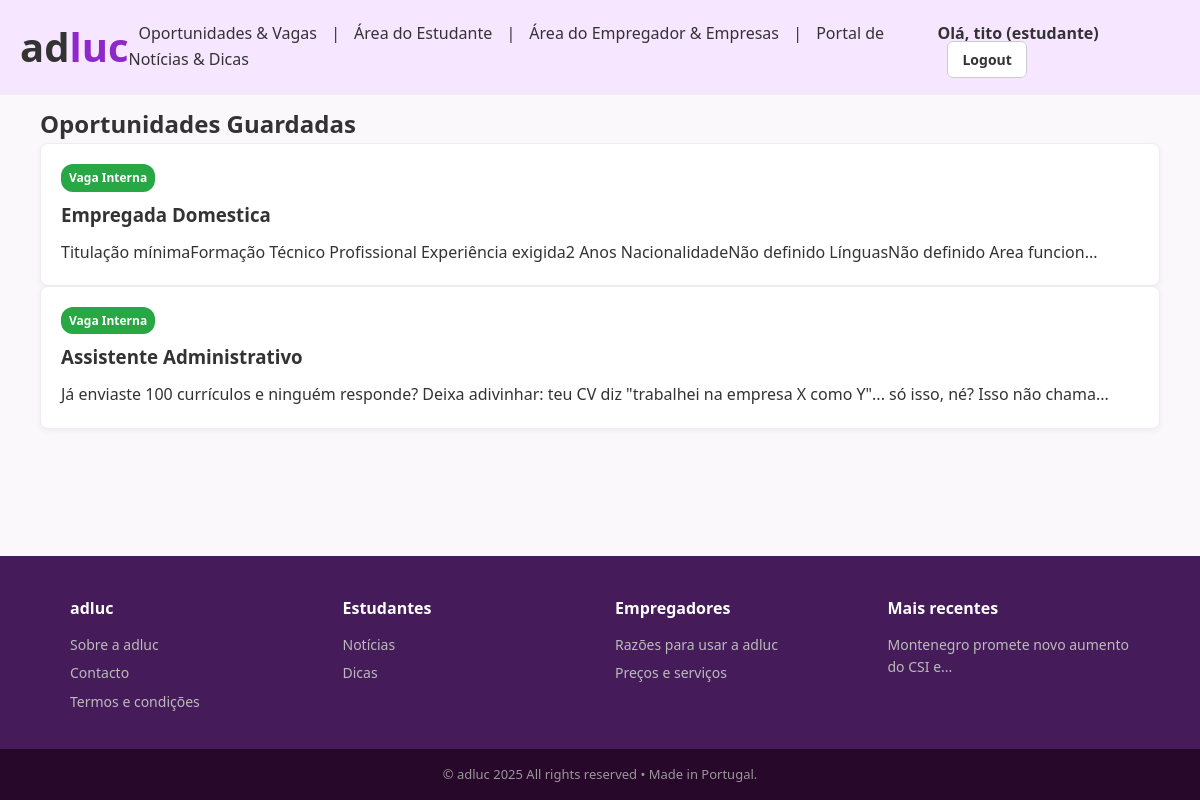
Screenshot of /favoritos (signed in) with the database file from the repository.
### modelos/modelos.py (models this page shows)
class Favorito(db.Model):
    __tablename__ = "favoritos"
    id = db.Column(db.Integer, primary_key=True)
    estudante_id = db.Column(db.Integer, db.ForeignKey("utilizadores.id"), nullable=False)
    vaga_id = db.Column(db.Integer, db.ForeignKey("vagas.id"), nullable=False)
    estudante = db.relationship("Utilizador", backref="favoritos", lazy=True)
    __table_args__ = (db.UniqueConstraint('estudante_id','vaga_id', name='uq_favorito_estudante_vaga'),)

class Vaga(db.Model):
    __tablename__ = "vagas"
    id = db.Column(db.Integer, primary_key=True)
    titulo = db.Column(db.String(200), nullable=False)
    categoria = db.Column(db.String(200), nullable=True)
    descricao = db.Column(db.Text, nullable=False)
    cidade = db.Column(db.String(100), nullable=True)
    horario = db.Column(db.String(50), nullable=True)
    tipo = db.Column(db.String(50), nullable=True)
    externa = db.Column(db.Boolean, default=False, nullable=False)
    link_externo = db.Column(db.String(500), nullable=True)
    imagem_externa = db.Column(db.String(500), nullable=True)   # ✅ novo campo
    empresa_id = db.Column(db.Integer, db.ForeignKey("utilizadores.id"), nullable=True)
    empresa = db.relationship("Utilizador", backref="vagas", lazy=True)
    candidaturas = db.relationship("Candidatura", backref="vaga", cascade="all, delete-orphan")
    favoritos = db.relationship("Favorito", backref="vaga", cascade="all, delete-orphan")

class Publicacao(db.Model):
    __tablename__ = "publicacoes"
    id = db.Column(db.Integer, primary_key=True)
    titulo = db.Column(db.String(200), nullable=False)
    autor_id = db.Column(db.Integer, db.ForeignKey("utilizadores.id"), nullable=False)
    autor = db.relationship("Utilizador", backref="publicacoes", lazy=True)
    data_hora = db.Column(db.DateTime, default=datetime.utcnow)
    foto = db.Column(db.String(200), nullable=True)
    conteudo = db.Column(db.Text, nullable=False)
    tipo = db.Column(db.String(20), default="noticia")  # noticia ou dica

### app.py (the view)
@app.route("/favoritos", endpoint="pagina_favoritos")
def pagina_favoritos():
    if session.get("tipo")!="estudante": return redirect(url_for("login"))
    favoritos=(Favorito.query.filter_by(estudante_id=session["utilizador_id"])
               .join(Vaga, Favorito.vaga_id==Vaga.id).order_by(Favorito.id.desc()).all())
    return render_template("favoritos.html", favoritos=favoritos)

### app.py (called while the page is built)
@app.context_processor
def inject_publicacoes_recentes():
    from modelos.modelos import Publicacao
    recentes = Publicacao.query.order_by(Publicacao.data_hora.desc()).limit(3).all()
    return dict(publicacoes_recentes=recentes)

### templates/favoritos.html (shortened to what this page needs)
{% extends "base.html" %}
{% block conteudo %}
<h2>Oportunidades Guardadas</h2>
<section class="vagas-lista">
  {% for fav in favoritos %}
    <a
      href="{% if fav.vaga.externa %}{{ fav.vaga.link_externo }}{% else %}{{ url_for('detalhes_vaga', vaga_id=fav.vaga.id) }}{% endif %}"
      class="card vaga-card card-link"
    >
      <div class="linha-topo">
        <span class="badge {% if fav.vaga.externa %}badge-azul{% else %}badge-verde{% endif %}">
          {% if fav.vaga.externa %}Vaga Externa{% else %}Vaga Interna{% endif %}
        </span>
      </div>
      <h3>{{ fav.vaga.titulo }}</h3>
      <p>{{ fav.vaga.descricao[:140] }}...</p>
    </a>
  {% else %}
    <p>Não tens vagas guardadas.</p>
  {% endfor %}
</section>
{% endblock %}

### templates/base.html (shortened to what this page needs)
<!DOCTYPE html>
<html lang="pt">
<head>
  <link rel="stylesheet" href="{{ url_for('static', filename='css/style.css') }}">
</head>
<body class="light">
<header class="site-header">
  <div class="logo">
      <a href="{{ url_for('pagina_inicial') }}" style="text-decoration: none; color:inherit;">
        <span class="logo-ad">ad</span><span class="logo-luc">luc</span>
      </a>
  </div>
<nav class="nav-links" id="nav-menu">
    <a href="{{ url_for('pagina_vagas') }}">Oportunidades & Vagas</a>
    <span> | </span>
    <a href="{{ url_for('pagina_estudante') if session.get('tipo') == 'estudante' else '#' }}">Área do Estudante</a>
    <span> | </span>
    <a href="{{ url_for('pagina_empresa') if session.get('tipo') == 'empresa' else '#' }}">Área do Empregador & Empresas</a>
     <span> | </span>
    <a href="{{ url_for('pagina_conteudos') }}">Portal de Notícias & Dicas</a>
</nav>
  <div class="nav-buttons">
    {% if session.get('utilizador_id') %}
      <span class="user-info">Olá, {{ session.get('nome') }} ({{ session.get('tipo') }})</span>
      <a href="{{ url_for('logout') }}" class="btn btn-outline">Logout</a>
    {% else %}
      <a href="{{ url_for('login') }}" class="btn btn-outline">Iniciar sessão</a>
      <a href="{{ url_for('registo') }}" class="btn btn-azul">Criar conta</a>
    {% endif %}
  </div>
</header>
<main>
  {% block conteudo %}{% endblock %}
</main>
<footer class="site-footer">
  <div class="footer-columns">
    <div class="footer-col">
      <h3 class="footer-logo">adluc</h3>
      <a href="#">Sobre a adluc</a>
      <a href="#">Contacto</a>
      <a href="#">Termos e condições</a>
    </div>
    <div class="footer-col">
      <h3>Estudantes</h3>
      <a href="{{ url_for('pagina_noticias') }}">Notícias</a>
      <a href="{{ url_for('pagina_dicas') }}">Dicas</a>
    </div>
    <div class="footer-col">
      <h3>Empregadores</h3>
      <a href="#">Razões para usar a adluc</a>
      <a href="#">Preços e serviços</a>
    </div>
    <div class="footer-col">
      <h3>Mais recentes</h3>
      {% for pub in publicacoes_recentes %}
        <a href="{{ url_for('detalhe_publicacao', pub_id=pub.id) }}">
          {{ pub.titulo[:40] }}...
        </a>
      {% else %}
        <p style="color:#bbb;font-size:14px;">Sem publicações</p>
      {% endfor %}
    </div>
  </div>
  <div class="footer-bottom">
    © adluc 2025 All rights reserved • Made in Portugal.
  </div>
</footer>
</body>
</html>

### static/css/style.css (style rules this page uses)
html, body { height: 100%; display: flex; flex-direction: column; background: #fbf8fb; }
main { flex: 1; padding: 10px 40px; }
* { margin:0;padding:0;box-sizing:border-box; }
body { font-family:'Segoe UI',Arial,sans-serif;background:#fbf8fb;color:#333;line-height:1.6; }
.site-header { display:flex;justify-content:space-between;align-items:center;padding:15px 20px;background:#f7e6ff;border-bottom:1px solid #eee;position:sticky;top:0;z-index:1000; }
.logo { font-size:40px;font-weight:bold; }
.logo-ad { color:#333; }
.logo-luc { color: #8e28ca; }
.nav-links a { margin:0 12px;color:#333;text-decoration:none;font-weight:500; }
.nav-buttons a { margin-left:10px;text-decoration:none;padding:8px 14px;border-radius:6px;font-weight:600;font-size:14px; }
.btn-outline { border:1px solid #ccc;background:#fff;color:#333; }
.card { background:#fff;padding:20px;border-radius:8px;border:1px solid #eee;box-shadow:0 2px 6px rgba(0,0,0,.05);transition:all .2s ease; }
.card h3 { margin-bottom:10px; }
.badge { display:inline-block;padding:4px 8px;border-radius:12px;font-size:12px;font-weight:700;margin-bottom:8px; }
.badge-verde { background:#28a745;color:#fff; }
.card-link { text-decoration:none;color:inherit;display:block; }
.site-footer { background:#451b59;color:#fff;margin-top:40px;padding-top:40px; }
.footer-columns { display:grid;grid-template-columns:repeat(auto-fit,minmax(200px,1fr));gap:30px;max-width:1100px;margin:auto;padding:0 20px 30px; }
.footer-col h3 { margin-bottom:12px;font-size:16px;font-weight:700; }
.footer-logo { font-size:20px;color:#fff; }
.footer-col a { display:block;color:#bbb;margin-bottom:6px;text-decoration:none;font-size:14px; }
.footer-bottom { background:#27072a;color:#999;text-align:center;padding:15px;font-size:13px; }
.user-info { margin-right:12px; font-weight:600; color:#333; }
.nav-links a { margin: 0 10px; color: #333; text-decoration: none; font-weight: 500; }

### rows the page displays
Favorito: vaga.titulo "Empregada Domestica", vaga "Titulação mínimaFormação Técnico Profissional Experiência exigida2 Anos NacionalidadeNão definido LínguasNão definido Area funcion"
Favorito: vaga.titulo "Assistente Administrativo", vaga "Já enviaste 100 currículos e ninguém responde? Deixa adivinhar: teu CV diz \"trabalhei na empresa X como Y\"... só isso, né? Isso não chama"
Publicacao: titulo "Montenegro promete novo aumento do CSI e"

### other values shown
{{ session.get('nome') }} "tito"
{{ session.get('tipo') }} "estudante"
